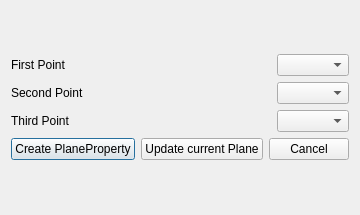
<?xml version="1.0" encoding="UTF-8"?>
<ui version="4.0">
 <class>SliceFromPointsDialog</class>
 <widget class="QDialog" name="SliceFromPointsDialog">
  <property name="geometry">
   <rect>
    <x>0</x>
    <y>0</y>
    <width>306</width>
    <height>215</height>
   </rect>
  </property>
  <property name="windowTitle">
   <string>Dialog</string>
  </property>
  <layout class="QVBoxLayout" name="verticalLayout_2">
   <item>
    <layout class="QVBoxLayout" name="verticalLayout">
     <item>
      <layout class="QHBoxLayout" name="horizontalLayout">
       <item>
        <widget class="QLabel" name="label">
         <property name="text">
          <string>First Point</string>
         </property>
        </widget>
       </item>
       <item>
        <spacer name="horizontalSpacer">
         <property name="orientation">
          <enum>Qt::Horizontal</enum>
         </property>
         <property name="sizeHint" stdset="0">
          <size>
           <width>40</width>
           <height>20</height>
          </size>
         </property>
        </spacer>
       </item>
       <item>
        <widget class="QComboBox" name="comboBoxFirst"/>
       </item>
      </layout>
     </item>
     <item>
      <layout class="QHBoxLayout" name="horizontalLayout_2">
       <item>
        <widget class="QLabel" name="label_2">
         <property name="text">
          <string>Second Point</string>
         </property>
        </widget>
       </item>
       <item>
        <spacer name="horizontalSpacer_2">
         <property name="orientation">
          <enum>Qt::Horizontal</enum>
         </property>
         <property name="sizeHint" stdset="0">
          <size>
           <width>40</width>
           <height>20</height>
          </size>
         </property>
        </spacer>
       </item>
       <item>
        <widget class="QComboBox" name="comboBoxSecond"/>
       </item>
      </layout>
     </item>
     <item>
      <layout class="QHBoxLayout" name="horizontalLayout_3">
       <item>
        <widget class="QLabel" name="label_3">
         <property name="text">
          <string>Third Point</string>
         </property>
        </widget>
       </item>
       <item>
        <spacer name="horizontalSpacer_3">
         <property name="orientation">
          <enum>Qt::Horizontal</enum>
         </property>
         <property name="sizeHint" stdset="0">
          <size>
           <width>40</width>
           <height>20</height>
          </size>
         </property>
        </spacer>
       </item>
       <item>
        <widget class="QComboBox" name="comboBoxThird"/>
       </item>
      </layout>
     </item>
     <item>
      <layout class="QHBoxLayout" name="horizontalLayout_4">
       <item>
        <widget class="QPushButton" name="newSliceButton">
         <property name="text">
          <string>Create PlaneProperty</string>
         </property>
        </widget>
       </item>
       <item>
        <widget class="QPushButton" name="thisSliceButton">
         <property name="text">
          <string>Update current Plane</string>
         </property>
        </widget>
       </item>
       <item>
        <widget class="QPushButton" name="cancelButton">
         <property name="text">
          <string>Cancel</string>
         </property>
        </widget>
       </item>
      </layout>
     </item>
    </layout>
   </item>
  </layout>
 </widget>
 <resources/>
 <connections/>
</ui>
